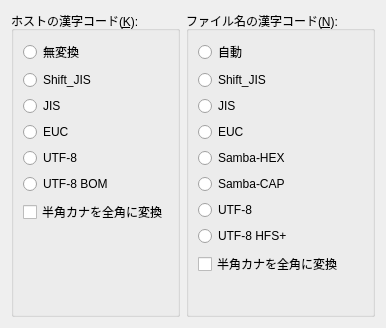
<?xml version="1.0" encoding="UTF-8"?>
<ui version="4.0">
 <class>HostSettingCharCodeForm</class>
 <widget class="QWidget" name="HostSettingCharCodeForm">
  <property name="geometry">
   <rect>
    <x>0</x>
    <y>0</y>
    <width>334</width>
    <height>328</height>
   </rect>
  </property>
  <property name="layoutDirection">
   <enum>Qt::LayoutDirection::LeftToRight</enum>
  </property>
  <property name="autoFillBackground">
   <bool>false</bool>
  </property>
  <layout class="QHBoxLayout" name="horizontalLayout">
   <item>
    <widget class="QGroupBox" name="groupBox_1">
     <property name="title">
      <string>ホストの漢字コード(&amp;K):</string>
     </property>
     <layout class="QVBoxLayout" name="verticalLayout">
      <item>
       <widget class="QRadioButton" name="radioButton_1_1">
        <property name="text">
         <string>無変換</string>
        </property>
       </widget>
      </item>
      <item>
       <widget class="QRadioButton" name="radioButton_1_2">
        <property name="text">
         <string>Shift_JIS</string>
        </property>
       </widget>
      </item>
      <item>
       <widget class="QRadioButton" name="radioButton_1_3">
        <property name="text">
         <string>JIS</string>
        </property>
       </widget>
      </item>
      <item>
       <widget class="QRadioButton" name="radioButton_1_4">
        <property name="text">
         <string>EUC</string>
        </property>
       </widget>
      </item>
      <item>
       <widget class="QRadioButton" name="radioButton_1_5">
        <property name="text">
         <string>UTF-8</string>
        </property>
       </widget>
      </item>
      <item>
       <widget class="QRadioButton" name="radioButton_1_6">
        <property name="text">
         <string>UTF-8 BOM</string>
        </property>
       </widget>
      </item>
      <item>
       <widget class="QCheckBox" name="checkBox_1_1">
        <property name="text">
         <string>半角カナを全角に変換</string>
        </property>
       </widget>
      </item>
      <item>
       <spacer name="verticalSpacer_1">
        <property name="orientation">
         <enum>Qt::Orientation::Vertical</enum>
        </property>
        <property name="sizeHint" stdset="0">
         <size>
          <width>20</width>
          <height>40</height>
         </size>
        </property>
       </spacer>
      </item>
     </layout>
    </widget>
   </item>
   <item>
    <widget class="QGroupBox" name="groupBox_2">
     <property name="title">
      <string>ファイル名の漢字コード(&amp;N):</string>
     </property>
     <layout class="QVBoxLayout" name="verticalLayout_2">
      <item>
       <widget class="QRadioButton" name="radioButton_2_1">
        <property name="text">
         <string>自動</string>
        </property>
       </widget>
      </item>
      <item>
       <widget class="QRadioButton" name="radioButton_2_2">
        <property name="text">
         <string>Shift_JIS</string>
        </property>
       </widget>
      </item>
      <item>
       <widget class="QRadioButton" name="radioButton_2_3">
        <property name="text">
         <string>JIS</string>
        </property>
       </widget>
      </item>
      <item>
       <widget class="QRadioButton" name="radioButton_2_4">
        <property name="text">
         <string>EUC</string>
        </property>
       </widget>
      </item>
      <item>
       <widget class="QRadioButton" name="radioButton_2_5">
        <property name="text">
         <string>Samba-HEX</string>
        </property>
       </widget>
      </item>
      <item>
       <widget class="QRadioButton" name="radioButton_2_6">
        <property name="text">
         <string>Samba-CAP</string>
        </property>
       </widget>
      </item>
      <item>
       <widget class="QRadioButton" name="radioButton_2_7">
        <property name="text">
         <string>UTF-8</string>
        </property>
       </widget>
      </item>
      <item>
       <widget class="QRadioButton" name="radioButton_2_8">
        <property name="text">
         <string>UTF-8 HFS+</string>
        </property>
       </widget>
      </item>
      <item>
       <widget class="QCheckBox" name="checkBox_2_1">
        <property name="text">
         <string>半角カナを全角に変換</string>
        </property>
       </widget>
      </item>
      <item>
       <spacer name="verticalSpacer_2">
        <property name="orientation">
         <enum>Qt::Orientation::Vertical</enum>
        </property>
        <property name="sizeHint" stdset="0">
         <size>
          <width>20</width>
          <height>40</height>
         </size>
        </property>
       </spacer>
      </item>
     </layout>
    </widget>
   </item>
  </layout>
 </widget>
 <tabstops>
  <tabstop>radioButton_1_1</tabstop>
  <tabstop>radioButton_1_2</tabstop>
  <tabstop>radioButton_1_3</tabstop>
  <tabstop>radioButton_1_4</tabstop>
  <tabstop>radioButton_1_5</tabstop>
  <tabstop>radioButton_1_6</tabstop>
  <tabstop>checkBox_1_1</tabstop>
  <tabstop>radioButton_2_1</tabstop>
  <tabstop>radioButton_2_2</tabstop>
  <tabstop>radioButton_2_3</tabstop>
  <tabstop>radioButton_2_4</tabstop>
  <tabstop>radioButton_2_5</tabstop>
  <tabstop>radioButton_2_6</tabstop>
  <tabstop>radioButton_2_7</tabstop>
  <tabstop>radioButton_2_8</tabstop>
  <tabstop>checkBox_2_1</tabstop>
 </tabstops>
 <resources/>
 <connections/>
 <slots>
  <slot>onClick_toolButton_SelectLocalDir()</slot>
  <slot>onClick_pushButton_NowDir()</slot>
 </slots>
</ui>
